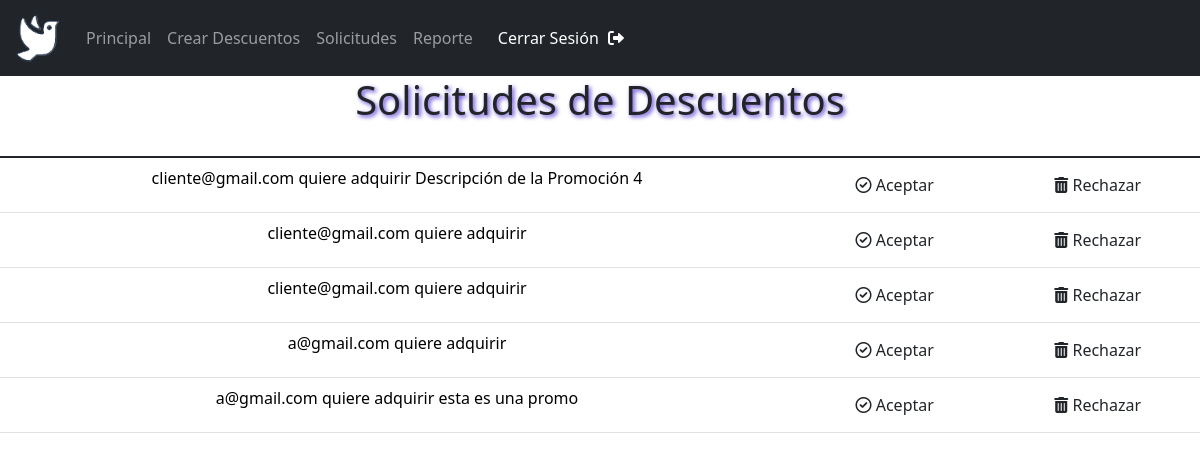
Screenshot of /PaginaDueños/SolicitudesDescuento.php (signed in) with the database file from the repository.
### tables this page shows
CREATE TABLE `usopromociones` (
  `codCliente` int(11) NOT NULL,
  `codPromo` int(11) NOT NULL,
  `fechaUso` date NOT NULL DEFAULT current_timestamp() COMMENT 'current_time',
  `estado` enum('enviada','aceptada','rechazada') NOT NULL
);

CREATE TABLE `registracion` (
  `codigo` int(11) NOT NULL,
  `usuario` varchar(255) NOT NULL,
  `contraseña` char(255) NOT NULL,
  `tipoUsuario` varchar(15) NOT NULL,
  `tipoCliente` enum('inicial','medium','premium') NOT NULL COMMENT '''inicial'', ''medium'', ''premium''',
  `estadoDueño` enum('pendiente','rechazado','aceptado') DEFAULT NULL
);

CREATE TABLE `promociones` (
  `id` int(11) NOT NULL,
  `nombre` varchar(25) NOT NULL,
  `descripcion` text DEFAULT NULL,
  `categoriaMin` enum('inicial','medium','premium') NOT NULL,
  `diasValidos` varchar(7) NOT NULL COMMENT 'DLMMJVS\r\n(dias validos: 1)\r\n(dias no valid: 0)\r\n(de domingo a sabado)',
  `fechaDesde` date NOT NULL,
  `fechaHasta` date NOT NULL,
  `estadoPromo` enum('aprobada','pendiente','denegada') NOT NULL COMMENT '''aprobada'', ''pendiente'', ''denegada''',
  `codLocal` int(11) NOT NULL
);

### PaginaDueños/SolicitudesDescuento.php (the view, shortened to what this page needs)
<?php
    include("../BasesDeDatos/UnicaBaseDeDatos.php");
?>
<!DOCTYPE html>
<!DOCTYPE html>
<html lang="es">
<head>
    <link href="https://cdn.jsdelivr.net/npm/bootstrap@5.3.3/dist/css/bootstrap.min.css" rel="stylesheet">
    <link href="https://cdnjs.cloudflare.com/ajax/libs/font-awesome/6.0.0/css/all.min.css" rel="stylesheet">
    <link rel="stylesheet" href="EstilosDeDueño.css">
    <link rel="stylesheet" href="https://cdn.jsdelivr.net/npm/sweetalert2@11/dist/sweetalert2.min.css">
</head>
<body>
    <?php
        include ('headerDueños.php');
    ?>
    <h1 class="text-center" id="Titulos">Solicitudes de Descuentos</h1>
    <div class="conteiner">
        <table id="sinMargen" class="table">
            <tbody class="table-group-divider">
                <?php
                $consulta = "SELECT * FROM usoPromociones WHERE estado = 'enviada'";
                $resultado = mysqli_query($conn, $consulta);
                while ($fila = mysqli_fetch_assoc($resultado)) {
                    $codUsuario = $fila['codCliente'];
                    $codPromo = $fila['codPromo'];
                    $consultaUsuario = "SELECT usuario FROM registracion WHERE codigo = '$codUsuario'";
                    $resultadoUsuario = mysqli_query($conn, $consultaUsuario);
                    $usuario = mysqli_fetch_assoc($resultadoUsuario);
                    $consultaCategoria = "SELECT tipoCliente FROM registracion WHERE codigo = '$codUsuario'";
                    $resultadoUsuario = mysqli_query($conn, $consultaCategoria);
                    $categoriaCli = mysqli_fetch_assoc($resultadoUsuario);
                    $consultaPromo = "SELECT descripcion FROM promociones WHERE id = '$codPromo'";
                    $resultadoPromo = mysqli_query($conn, $consultaPromo);
                    $promo = mysqli_fetch_assoc($resultadoPromo);
                ?>
                <tr style="text-align: center;">
                    <td><?php echo $usuario['usuario']?> quiere adquirir <?php echo $promo['descripcion']?></td>
                    <td>
                        <form action="<?php htmlspecialchars($_SERVER["PHP_SELF"])?>" method="get">
                            <button id="botonTick" class="btn" type="submit" name="aceptar" value="<?php echo $fila['codCliente'].'-'.$fila['codPromo'].'-'.$categoriaCli['tipoCliente'];?>" ><i class="fa-regular fa-circle-check"></i> Aceptar</button>
                        </form>
                    </td>
                    <td>
                        <form action="<?php htmlspecialchars($_SERVER["PHP_SELF"])?>" method="get">
                            <button id="botonCesto" class="btn" type="submit" name="rechazar" value="<?php echo $fila['codCliente'].'-'.$fila['codPromo'];?>"><i class="fas fa-trash-alt icono-rojo"></i> Rechazar</button>
                        </form>
                    </td>
                </tr>
                <?php }
                 ?>
            </tbody>
        </table>
    </div>
</body>
</html>

### PaginaDueños/headerDueños.php (shortened to what this page needs)
<header>
    <nav class="navbar navbar-expand-md navbar-dark bg-dark">
        <div class="container-fluid">
            <a class="navbar-brand" href="PrincipalDueños.php">
                <img src="../Imagenes/Logo_Shopping_Blanco.png"  style="height: 50px; width: 50px;" alt="Logo" title="Logo de la empresa">
            </a>
            <div class="collapse navbar-collapse" id="menu">
                <ul class="navbar-nav">
                    <li class="nav-item">
                        <a class="nav-link " aria-current="page" href="PrincipalDueños.php">Principal</a>
                    </li>
                    <li class="nav-item">
                        <a class="nav-link" href="CrearDescuentos.php">Crear Descuentos</a>
                    </li>
                    <li class="nav-item">
                        <a class="nav-link" href="SolicitudesDescuento.php">Solicitudes</a>
                    </li>
                    <li class="nav-item">
                        <a class="nav-link" href="ReporteDueño.php">Reporte</a>
                    </li>
                </ul>
                <form action="<?php htmlspecialchars($_SERVER["PHP_SELF"])?>" class="sinMargen" method="post">
                    <button class="btn" id="botonCerraSesion" name="cerrarSession" type="submit" aria-label="Cerrar Sesión"><span class="text">Cerrar Sesión</span>
                    <i class="fas fa-sign-out-alt"></i>
                    </button>
                </form>
            </div>
        </div>
    </nav>
</header>

### PaginaDueños/EstilosDeDueño.css (style rules this page uses)
.conteiner { display: flex; margin:auto; margin-top: 2em; margin-bottom: 2em; align-items: center; justify-content: left; flex-direction: column; }
#sinMargen { margin-bottom: 0; }
#botonCesto { transition: transform 0.5s ease-in; transition: background-color 0.5s ease-in; }
#botonTick { transition: transform 0.5s ease-in; transition: background-color 0.5s ease-in; }
#Titulos { text-shadow: 2px 2px 4px #5f45d4; }

### PaginaDueños/headerDueños.php (style rules this page uses)
.sinMargen { margin: 0; }
#botonCerraSesion { margin-left: 5px; background-color: #212529; color: #ffffff; border: none; border-radius: 5px; cursor: pointer; transition: transform 0.5s ease-in, background-color 0.5s ease-in; align-items: center; }
#botonCerraSesion .text { display: inline-block; }
i { padding-left: 5px; }
#botonCerraSesion i { margin-right: 8px; }

### rows the page displays
usopromociones: registracion.usuario "cliente@gmail.com", promociones.descripcion "Descripción de la Promoción 4", $fila['codCliente'] 3 (drawn)
usopromociones: registracion.usuario "cliente@gmail.com", $fila['codCliente'] 3 (drawn)
usopromociones: registracion.usuario "cliente@gmail.com", $fila['codCliente'] 3 (drawn)
usopromociones: registracion.usuario "a@gmail.com", $fila['codCliente'] 4 (drawn)
usopromociones: registracion.usuario "a@gmail.com", promociones.descripcion "esta es una promo", $fila['codCliente'] 4 (drawn)
